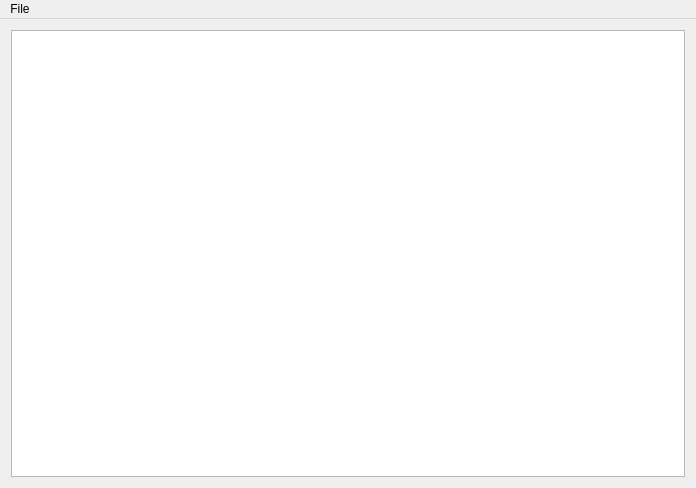
<?xml version="1.0" encoding="UTF-8"?>
<ui version="4.0">
 <class>ViewClass</class>
 <widget class="QMainWindow" name="ViewClass">
  <property name="geometry">
   <rect>
    <x>0</x>
    <y>0</y>
    <width>696</width>
    <height>488</height>
   </rect>
  </property>
  <property name="windowTitle">
   <string>View</string>
  </property>
  <widget class="QWidget" name="centralWidget">
   <layout class="QGridLayout" name="gridLayout">
    <item row="0" column="0">
     <widget class="QGraphicsView" name="graphicsView">
      <property name="alignment">
       <set>Qt::AlignLeading|Qt::AlignLeft|Qt::AlignTop</set>
      </property>
     </widget>
    </item>
   </layout>
  </widget>
  <widget class="QMenuBar" name="menuBar">
   <property name="geometry">
    <rect>
     <x>0</x>
     <y>0</y>
     <width>696</width>
     <height>22</height>
    </rect>
   </property>
   <widget class="QMenu" name="menuFile">
    <property name="title">
     <string>File</string>
    </property>
    <addaction name="actionNew"/>
    <addaction name="actionOpen"/>
   </widget>
   <addaction name="menuFile"/>
  </widget>
  <action name="actionNew">
   <property name="text">
    <string>New</string>
   </property>
  </action>
  <action name="actionOpen">
   <property name="text">
    <string>Open</string>
   </property>
  </action>
 </widget>
 <layoutdefault spacing="6" margin="11"/>
 <resources>
  <include location="View.qrc"/>
 </resources>
 <connections/>
</ui>
